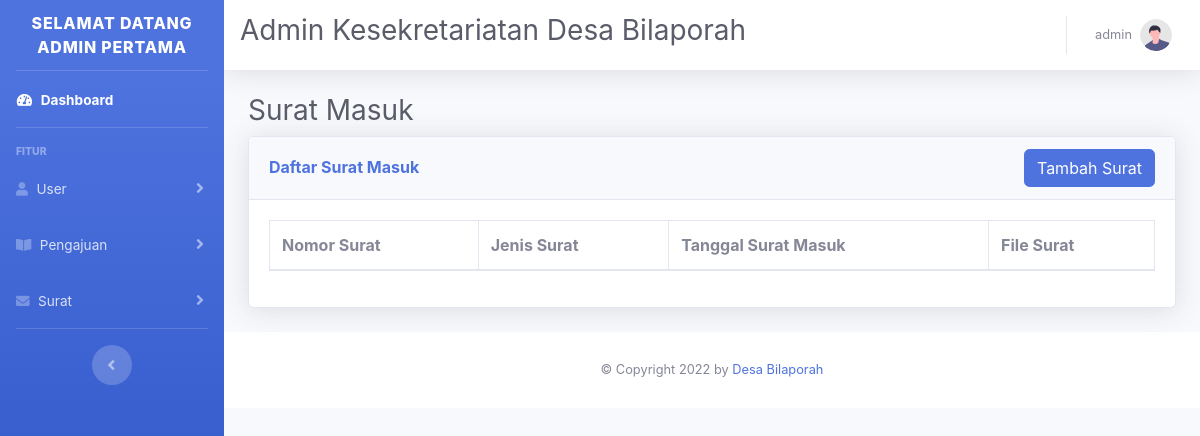
/admin/surat_masuk.php (signed in), run on an earlier commit of the app's database.
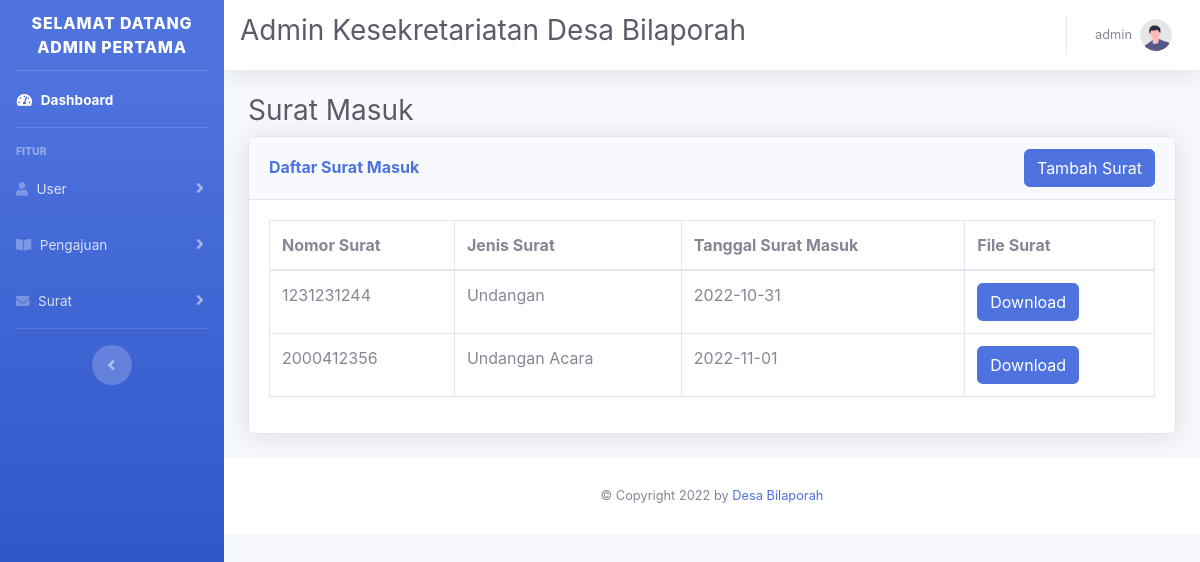
And on a later commit of the database.
### tables this page shows
CREATE TABLE `tb_surat_masuk` (
  `nomor_surat` varchar(50) NOT NULL,
  `nik` varchar(100) NOT NULL,
  `jenis_surat` varchar(100) DEFAULT NULL,
  `file_surat` varchar(255) NOT NULL,
  `tgl_surat_masuk` date DEFAULT NULL
);

### db/data_surat_masuk.php (the view)
<?php
include "../connect/koneksi.php";
$surat_masuk = mysqli_query($koneksi, "SELECT tb_surat_masuk.nomor_surat, tb_surat_masuk.jenis_surat, tb_surat_masuk.tgl_surat_masuk, tb_surat_masuk.file_surat FROM tb_surat_masuk");
while ($row = mysqli_fetch_assoc($surat_masuk)) : ?>
    <tr>
        <td><?= $row["nomor_surat"] ?></td>
        <td><?= $row["jenis_surat"] ?></td>
        <td><?= $row["tgl_surat_masuk"] ?></td>
        <td>
            <a href="../surat_masuk/<?= $row['file_surat'] ?>"><button type="button" class="btn btn-primary">Download</button></a>
        </td>
    </tr>
<?php
endwhile;
?>

What changed in the data, as far as the page shows it:
added tb_surat_masuk: nomor_surat "1231231244", jenis_surat "Undangan", tgl_surat_masuk "2022-10-31"
added tb_surat_masuk: nomor_surat "2000412356", jenis_surat "Undangan Acara", tgl_surat_masuk "2022-11-01"
